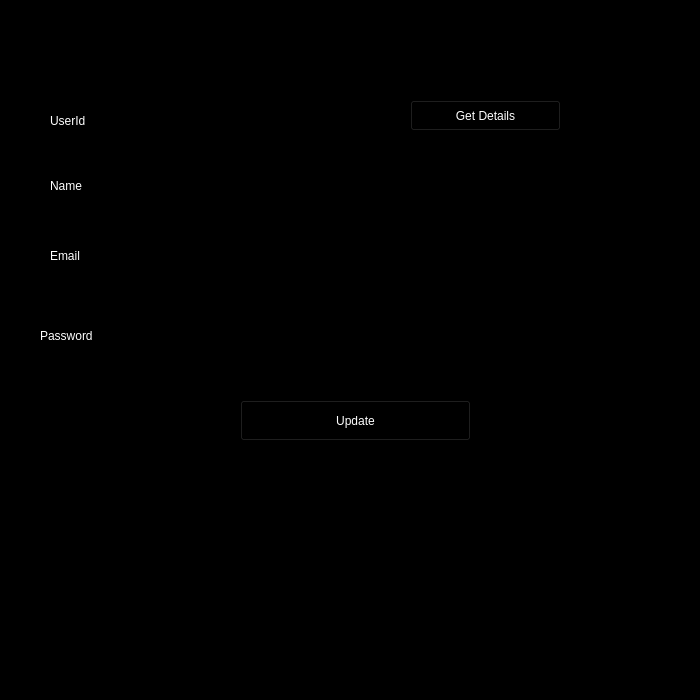
<?xml version="1.0" encoding="UTF-8"?>
<ui version="4.0">
 <class>updatemanager</class>
 <widget class="QMainWindow" name="updatemanager">
  <property name="geometry">
   <rect>
    <x>0</x>
    <y>0</y>
    <width>700</width>
    <height>700</height>
   </rect>
  </property>
  <property name="maximumSize">
   <size>
    <width>700</width>
    <height>700</height>
   </size>
  </property>
  <property name="windowTitle">
   <string>Update Manager</string>
  </property>
  <property name="windowIcon">
   <iconset resource="Resources/updatemanager.qrc">
    <normaloff>:/image/updateicon.png</normaloff>:/image/updateicon.png</iconset>
  </property>
  <property name="styleSheet">
   <string notr="true">background-color: rgb(0, 0, 0);
color: rgb(255, 255, 255);</string>
  </property>
  <widget class="QWidget" name="centralwidget">
   <widget class="QLabel" name="lbluserid">
    <property name="geometry">
     <rect>
      <x>50</x>
      <y>110</y>
      <width>81</width>
      <height>21</height>
     </rect>
    </property>
    <property name="styleSheet">
     <string notr="true">font: 12pt &quot;MS Shell Dlg 2&quot;;
color: rgb(255, 255, 255);</string>
    </property>
    <property name="text">
     <string>UserId</string>
    </property>
   </widget>
   <widget class="QLabel" name="lblname">
    <property name="geometry">
     <rect>
      <x>50</x>
      <y>170</y>
      <width>71</width>
      <height>31</height>
     </rect>
    </property>
    <property name="styleSheet">
     <string notr="true">font: 12pt &quot;MS Shell Dlg 2&quot;;
color: rgb(255, 255, 255);</string>
    </property>
    <property name="text">
     <string>Name</string>
    </property>
   </widget>
   <widget class="QLabel" name="lblemail">
    <property name="geometry">
     <rect>
      <x>50</x>
      <y>240</y>
      <width>71</width>
      <height>31</height>
     </rect>
    </property>
    <property name="styleSheet">
     <string notr="true">font: 12pt &quot;MS Shell Dlg 2&quot;;
color: rgb(255, 255, 255);</string>
    </property>
    <property name="text">
     <string>Email</string>
    </property>
   </widget>
   <widget class="QLabel" name="lblopassword">
    <property name="geometry">
     <rect>
      <x>40</x>
      <y>320</y>
      <width>101</width>
      <height>31</height>
     </rect>
    </property>
    <property name="styleSheet">
     <string notr="true">font: 12pt &quot;MS Shell Dlg 2&quot;;
color: rgb(255, 255, 255);</string>
    </property>
    <property name="text">
     <string>Password</string>
    </property>
   </widget>
   <widget class="QLineEdit" name="txtuserid">
    <property name="geometry">
     <rect>
      <x>220</x>
      <y>100</y>
      <width>181</width>
      <height>31</height>
     </rect>
    </property>
    <property name="styleSheet">
     <string notr="true">font: 12pt &quot;MS Shell Dlg 2&quot;;
color: rgb(255, 255, 255);</string>
    </property>
   </widget>
   <widget class="QLineEdit" name="txtname">
    <property name="geometry">
     <rect>
      <x>220</x>
      <y>170</y>
      <width>331</width>
      <height>31</height>
     </rect>
    </property>
    <property name="styleSheet">
     <string notr="true">font: 12pt &quot;MS Shell Dlg 2&quot;;
color: rgb(255, 255, 255);
</string>
    </property>
   </widget>
   <widget class="QLineEdit" name="txtemail">
    <property name="geometry">
     <rect>
      <x>220</x>
      <y>240</y>
      <width>331</width>
      <height>31</height>
     </rect>
    </property>
    <property name="styleSheet">
     <string notr="true">font: 12pt &quot;MS Shell Dlg 2&quot;;
color: rgb(255, 255, 255);</string>
    </property>
   </widget>
   <widget class="QLineEdit" name="txtpassword">
    <property name="geometry">
     <rect>
      <x>220</x>
      <y>320</y>
      <width>331</width>
      <height>31</height>
     </rect>
    </property>
    <property name="styleSheet">
     <string notr="true">font: 12pt &quot;MS Shell Dlg 2&quot;;
color: rgb(255, 255, 255);</string>
    </property>
   </widget>
   <widget class="QPushButton" name="btngetdetails">
    <property name="geometry">
     <rect>
      <x>410</x>
      <y>100</y>
      <width>151</width>
      <height>31</height>
     </rect>
    </property>
    <property name="styleSheet">
     <string notr="true">font: 12pt &quot;MS Shell Dlg 2&quot;;
color: rgb(255, 255, 255);</string>
    </property>
    <property name="text">
     <string>Get Details</string>
    </property>
   </widget>
   <widget class="QPushButton" name="btnupdate">
    <property name="geometry">
     <rect>
      <x>240</x>
      <y>400</y>
      <width>231</width>
      <height>41</height>
     </rect>
    </property>
    <property name="styleSheet">
     <string notr="true">font: 12pt &quot;MS Shell Dlg 2&quot;;
color: rgb(255, 255, 255);
</string>
    </property>
    <property name="text">
     <string>Update</string>
    </property>
   </widget>
  </widget>
  <widget class="QStatusBar" name="statusbar"/>
 </widget>
 <resources>
  <include location="Resources/updatemanager.qrc"/>
 </resources>
 <connections/>
</ui>
